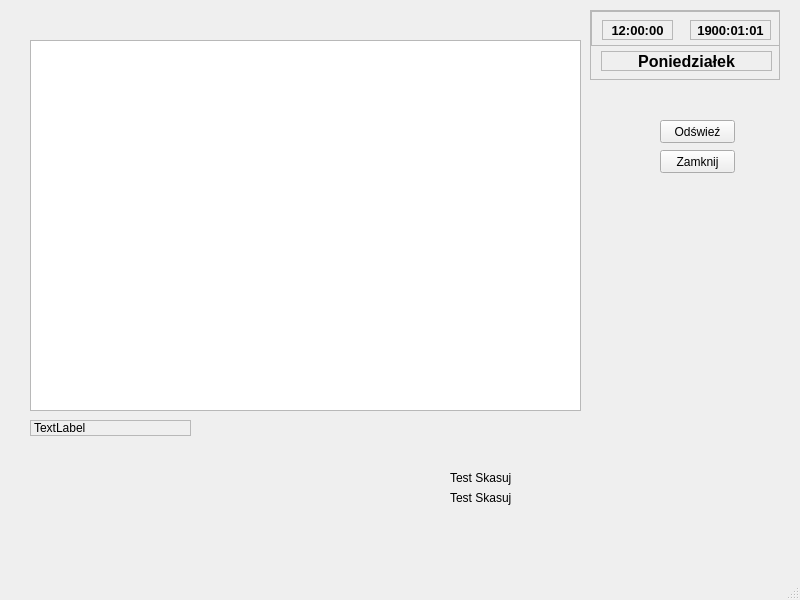
<?xml version="1.0" encoding="UTF-8"?>
<ui version="4.0">
 <class>UrzadzeniaLista</class>
 <widget class="QMainWindow" name="UrzadzeniaLista">
  <property name="geometry">
   <rect>
    <x>0</x>
    <y>0</y>
    <width>800</width>
    <height>600</height>
   </rect>
  </property>
  <property name="windowTitle">
   <string>Lista Urzadzeń</string>
  </property>
  <widget class="QWidget" name="centralwidget">
   <widget class="QLabel" name="label">
    <property name="geometry">
     <rect>
      <x>450</x>
      <y>470</y>
      <width>231</width>
      <height>16</height>
     </rect>
    </property>
    <property name="text">
     <string>Test Skasuj</string>
    </property>
   </widget>
   <widget class="QLabel" name="labelDaty">
    <property name="geometry">
     <rect>
      <x>690</x>
      <y>20</y>
      <width>81</width>
      <height>20</height>
     </rect>
    </property>
    <property name="font">
     <font>
      <pointsize>10</pointsize>
      <weight>75</weight>
      <bold>true</bold>
     </font>
    </property>
    <property name="frameShape">
     <enum>QFrame::StyledPanel</enum>
    </property>
    <property name="text">
     <string>1900:01:01</string>
    </property>
    <property name="alignment">
     <set>Qt::AlignCenter</set>
    </property>
   </widget>
   <widget class="QScrollArea" name="scrollArea">
    <property name="geometry">
     <rect>
      <x>590</x>
      <y>10</y>
      <width>190</width>
      <height>70</height>
     </rect>
    </property>
    <property name="widgetResizable">
     <bool>true</bool>
    </property>
    <widget class="QWidget" name="scrollAreaWidgetContents">
     <property name="geometry">
      <rect>
       <x>0</x>
       <y>0</y>
       <width>188</width>
       <height>68</height>
      </rect>
     </property>
     <widget class="QLabel" name="labelDzien">
      <property name="geometry">
       <rect>
        <x>10</x>
        <y>40</y>
        <width>171</width>
        <height>20</height>
       </rect>
      </property>
      <property name="font">
       <font>
        <pointsize>12</pointsize>
        <weight>75</weight>
        <bold>true</bold>
       </font>
      </property>
      <property name="frameShape">
       <enum>QFrame::StyledPanel</enum>
      </property>
      <property name="text">
       <string>Poniedziałek</string>
      </property>
      <property name="alignment">
       <set>Qt::AlignCenter</set>
      </property>
      <property name="wordWrap">
       <bool>false</bool>
      </property>
     </widget>
     <widget class="QScrollArea" name="scrollArea_2">
      <property name="geometry">
       <rect>
        <x>0</x>
        <y>0</y>
        <width>190</width>
        <height>35</height>
       </rect>
      </property>
      <property name="widgetResizable">
       <bool>true</bool>
      </property>
      <widget class="QWidget" name="scrollAreaWidgetContents_2">
       <property name="geometry">
        <rect>
         <x>0</x>
         <y>0</y>
         <width>188</width>
         <height>33</height>
        </rect>
       </property>
       <widget class="QLabel" name="labelZegara">
        <property name="geometry">
         <rect>
          <x>10</x>
          <y>8</y>
          <width>71</width>
          <height>20</height>
         </rect>
        </property>
        <property name="font">
         <font>
          <pointsize>10</pointsize>
          <weight>75</weight>
          <bold>true</bold>
         </font>
        </property>
        <property name="frameShape">
         <enum>QFrame::StyledPanel</enum>
        </property>
        <property name="text">
         <string>12:00:00</string>
        </property>
        <property name="alignment">
         <set>Qt::AlignCenter</set>
        </property>
       </widget>
      </widget>
     </widget>
     <zorder>scrollArea_2</zorder>
     <zorder>labelDzien</zorder>
    </widget>
   </widget>
   <widget class="QTableView" name="tableView">
    <property name="geometry">
     <rect>
      <x>30</x>
      <y>40</y>
      <width>551</width>
      <height>371</height>
     </rect>
    </property>
    <property name="selectionMode">
     <enum>QAbstractItemView::SingleSelection</enum>
    </property>
    <property name="selectionBehavior">
     <enum>QAbstractItemView::SelectRows</enum>
    </property>
    <property name="sortingEnabled">
     <bool>true</bool>
    </property>
   </widget>
   <widget class="QLabel" name="labelTest">
    <property name="geometry">
     <rect>
      <x>30</x>
      <y>420</y>
      <width>161</width>
      <height>16</height>
     </rect>
    </property>
    <property name="frameShape">
     <enum>QFrame::StyledPanel</enum>
    </property>
    <property name="frameShadow">
     <enum>QFrame::Plain</enum>
    </property>
    <property name="text">
     <string>TextLabel</string>
    </property>
   </widget>
   <widget class="QPushButton" name="pushButton_2">
    <property name="geometry">
     <rect>
      <x>660</x>
      <y>150</y>
      <width>75</width>
      <height>23</height>
     </rect>
    </property>
    <property name="text">
     <string>Zamknij</string>
    </property>
   </widget>
   <widget class="QPushButton" name="pushButton">
    <property name="geometry">
     <rect>
      <x>660</x>
      <y>120</y>
      <width>75</width>
      <height>23</height>
     </rect>
    </property>
    <property name="text">
     <string>Odświeź</string>
    </property>
   </widget>
   <widget class="QLabel" name="label_2">
    <property name="geometry">
     <rect>
      <x>450</x>
      <y>490</y>
      <width>281</width>
      <height>16</height>
     </rect>
    </property>
    <property name="text">
     <string>Test Skasuj</string>
    </property>
   </widget>
   <zorder>label</zorder>
   <zorder>scrollArea</zorder>
   <zorder>tableView</zorder>
   <zorder>labelTest</zorder>
   <zorder>pushButton_2</zorder>
   <zorder>pushButton</zorder>
   <zorder>label_2</zorder>
   <zorder>labelDaty</zorder>
  </widget>
  <widget class="QMenuBar" name="menubar">
   <property name="geometry">
    <rect>
     <x>0</x>
     <y>0</y>
     <width>800</width>
     <height>21</height>
    </rect>
   </property>
  </widget>
  <widget class="QStatusBar" name="statusbar"/>
 </widget>
 <resources/>
 <connections/>
</ui>
